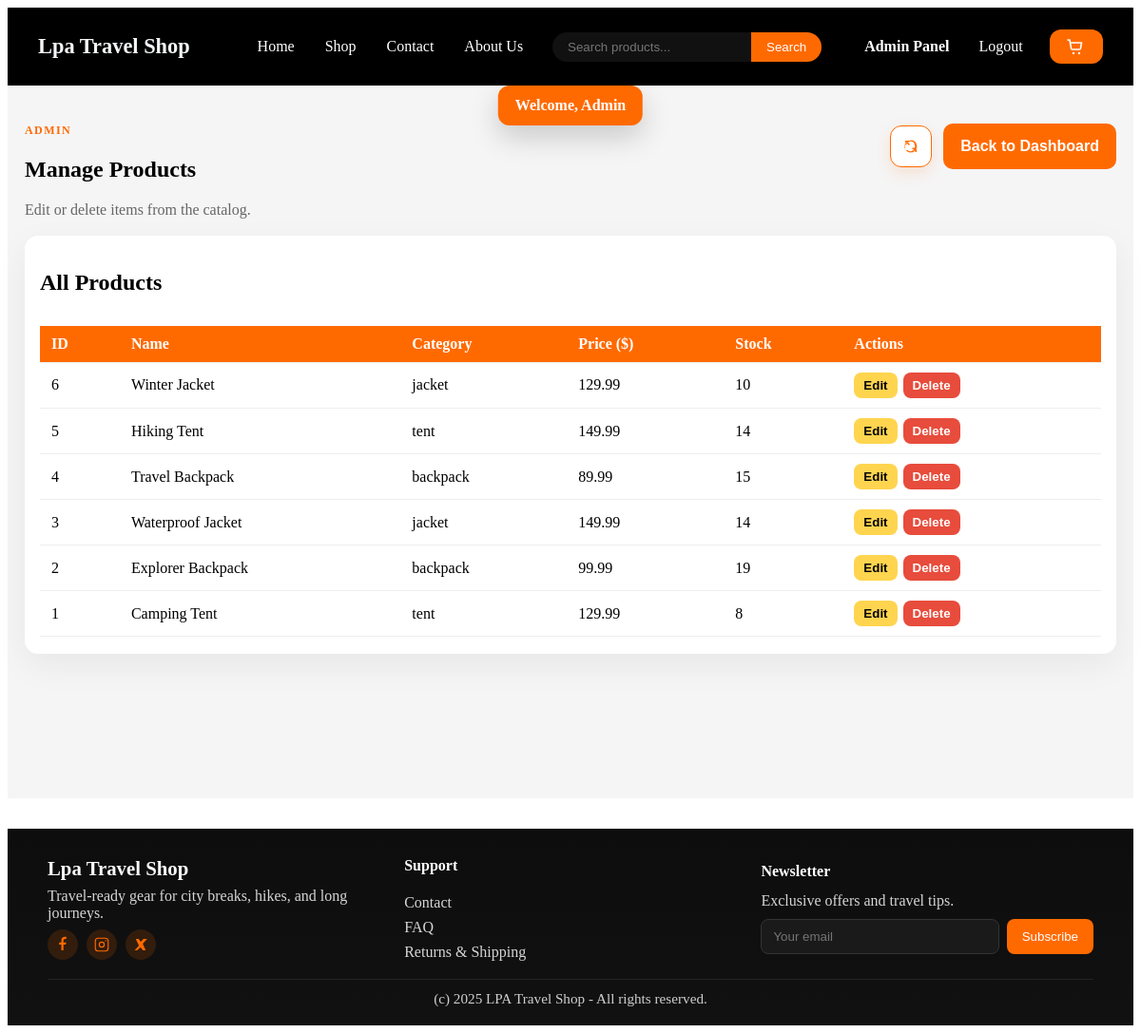
The app's page /admin/manage.php (signed in) with its own data.
### tables this page shows
CREATE TABLE `products` (
  `id` int(11) NOT NULL,
  `name` varchar(100) NOT NULL,
  `category` varchar(100) DEFAULT NULL,
  `description` text DEFAULT NULL,
  `price` decimal(10,2) NOT NULL,
  `stock` int(11) DEFAULT 0,
  `image` varchar(255) DEFAULT NULL
);

### admin/manage.php (the view, shortened to what this page needs)
<?php
require_once '../config.php';
$productsResult = $conn->query("SELECT id, name, category, price, stock FROM products ORDER BY id DESC");
?>
<!DOCTYPE html>
<html lang="en">
<head>
    <link rel="stylesheet" href="../css/styles.css">
</head>
<body>
    <?php include '../includes/header.php'; ?>
    <main class="admin-dashboard">
      <section class="admin-grid">
        <header class="admin-grid__top">
          <div>
            <p class="eyebrow">Admin</p>
            <h1>Manage Products</h1>
            <p class="muted">Edit or delete items from the catalog.</p>
          </div>
          <div class="admin-actions">
            <button class="refresh-btn" onclick="window.location.reload()" aria-label="Refresh products">
            </button>
            <button class="btn-primary" onclick="window.location.href='dashboard.php'">Back to Dashboard</button>
          </div>
        </header>
        <div class="panel-card">
          <div class="panel-card__header">
            <h2>All Products</h2>
          </div>
          <div class="table-wrapper">
            <table class="admin-table">
                <thead>
                  <tr>
                      <th>ID</th>
                      <th>Name</th>
                      <th>Category</th>
                      <th>Price ($)</th>
                      <th>Stock</th>
                      <th>Actions</th>
                  </tr>
                </thead>
                <tbody>
                <?php if ($productsResult && $productsResult->num_rows > 0): ?>
                    <?php while ($row = $productsResult->fetch_assoc()): ?>
                        <tr>
                            <td><?php echo (int) $row['id']; ?></td>
                            <td><?php echo htmlspecialchars($row['name']); ?></td>
                            <td><?php echo htmlspecialchars($row['category'] ?? 'N/A'); ?></td>
                            <td><?php echo number_format((float) $row['price'], 2); ?></td>
                            <td><?php echo (int) $row['stock']; ?></td>
                            <td class="actions">
                                <button class="edit-btn" onclick="window.location.href='edit_product.php?id=<?php echo (int) $row['id']; ?>'">Edit</button>
                                <button class="delete-btn" onclick="if(confirm('Delete this product?')) window.location.href='delete_product.php?id=<?php echo (int) $row['id']; ?>'">Delete</button>
                            </td>
                        </tr>
                    <?php endwhile; ?>
                <?php else: ?>
                    <tr><td colspan="6" style="text-align:center;">No products found.</td></tr>
                <?php endif; ?>
                </tbody>
            </table>
          </div>
        </div>
      </section>
    </main>
    <?php include '../includes/footer.php'; ?>
</body>
</html>

### css/styles.css (style rules this page uses)
.actions { display: flex; align-items: center; gap: 1rem; }
.admin-dashboard { background: #f5f5f5; min-height: 80vh; padding: 40px 18px 70px; }
.admin-grid { max-width: 1200px; margin: 0 auto; display: flex; flex-direction: column; gap: 18px; }
.admin-grid__top { display: flex; justify-content: space-between; align-items: flex-start; gap: 16px; }
.eyebrow { text-transform: uppercase; letter-spacing: 0.12em; font-size: 0.75rem; color: #ff6a00; margin: 0 0 4px; font-weight: 700; }
.muted { margin: 0; color: #666; }
.admin-actions { display: flex; gap: 12px; align-items: center; justify-content: flex-start; }
.refresh-btn { width: 44px; height: 44px; border-radius: 12px; border: 1px solid #ff6a00; background: #fff; color: #ff6a00; display: inline-flex; align-items: center; justify-content: center; box-shadow: 0 6px 16px rgba(255, 106, 0, 0.14); transition: transform 0.15s ease, box-shadow 0.2s ease, background 0.2s ease, color 0.2s ease; }
.refresh-btn svg { width: 18px; height: 18px; }
.panel-card { background: #fff; border-radius: 14px; box-shadow: 0 12px 36px rgba(0,0,0,0.06); padding: 16px 16px 18px; }
.panel-card__header { display: flex; align-items: center; justify-content: space-between; gap: 10px; margin-bottom: 12px; }
.table-wrapper { overflow: auto; }
.admin-table { width: 100%; border-collapse: collapse; }
.admin-table th, .admin-table td { padding: 10px 12px; border-bottom: 1px solid #eee; text-align: left; }
.admin-table th { background: #ff6a00; color: #fff; position: sticky; top: 0; }
.actions { display: flex; gap: 6px; }
.edit-btn, .delete-btn { padding: 6px 10px; border: none; border-radius: 8px; cursor: pointer; font-weight: 600; }
.edit-btn { background: #ffd54f; }
.delete-btn { background: #e74c3c; color: #fff; }
.btn-primary { margin-top: 6px; background: #ff6a00; color: #fff; border: none; border-radius: 10px; padding: 12px 18px; min-height: 48px; font-size: 1rem; font-weight: 700; cursor: pointer; transition: background 0.2s ease, transform 0.15s ease; }
.admin-actions .btn-primary { margin-top: 0; }

### records on screen
products: id "6", name "Winter Jacket", category "jacket", price "129.99", stock "10"
products: id "5", name "Hiking Tent", category "tent", price "149.99", stock "14"
products: id "4", name "Travel Backpack", category "backpack", price "89.99", stock "15"
products: id "3", name "Waterproof Jacket", category "jacket", price "149.99", stock "14"
products: id "2", name "Explorer Backpack", category "backpack", price "99.99", stock "19"
products: id "1", name "Camping Tent", category "tent", price "129.99", stock "8"
